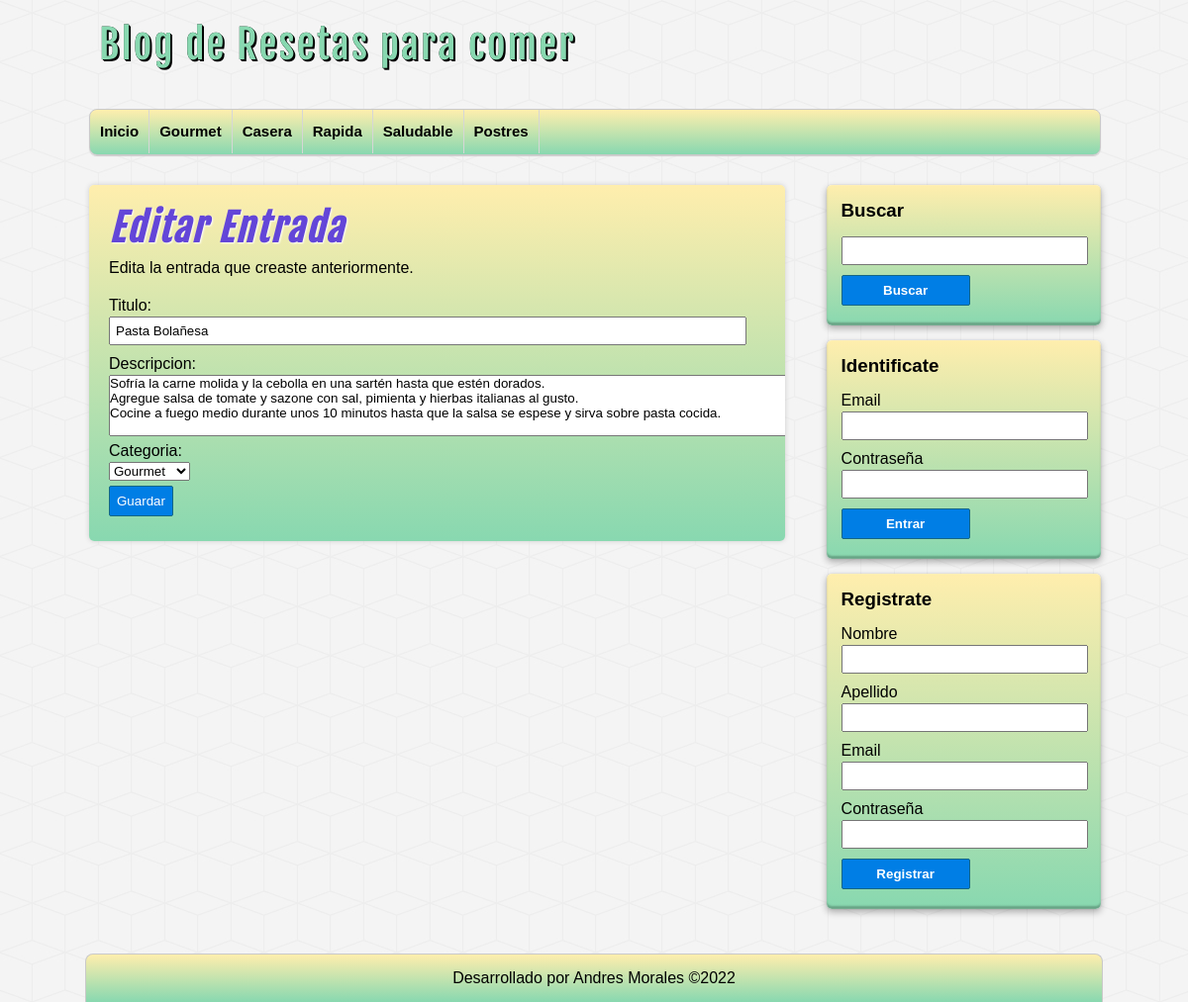
The app's page /editar-entrada.php?id=21 with its own data.
### tables this page shows
CREATE TABLE IF NOT EXISTS `categorias` (
  `id` int NOT NULL AUTO_INCREMENT,
  `nombre` varchar(100) DEFAULT NULL,
  PRIMARY KEY (`id`)
);

CREATE TABLE IF NOT EXISTS `entradas` (
  `id` int NOT NULL AUTO_INCREMENT,
  `usuario_id` int NOT NULL,
  `categoria_id` int NOT NULL,
  `titulo` varchar(255) NOT NULL,
  `descripcion` mediumtext,
  `fecha` date NOT NULL,
  PRIMARY KEY (`id`),
  KEY `fk_entrada_usuario` (`usuario_id`),
  KEY `fk_entrada_categoria` (`categoria_id`)
);

### includes/helpers.php (called while the page is built, shortened)
<?php
function conseguirCategorias($conexion)
{
	$sql = "SELECT * FROM categorias ORDER BY id ASC;";
	$categorias = mysqli_query($conexion, $sql);
	$resultado = array();
	if ($categorias && mysqli_num_rows($categorias) >= 1) {
		$resultado = $categorias;
	}
	return $resultado;
}
function conseguirEntrada($conexion, $id)
{
	$sql = "SELECT e.*, c.nombre AS 'categoria', CONCAT(u.nombre, ' ', u.apellidos) AS usuario " .
		"FROM entradas e " .
		"INNER JOIN categorias c ON e.categoria_id = c.id " .
		"INNER JOIN usuarios u ON e.usuario_id = u.id " .
		"WHERE e.id = $id";
	$entrada = mysqli_query($conexion, $sql);
	$resultado = array();
	if ($entrada && mysqli_num_rows($entrada) >= 1) {
		$resultado = mysqli_fetch_assoc($entrada);
	}
	return $resultado;
}

### editar-entrada.php (the view, shortened to what this page needs)
<?php require_once 'includes/conexion.php'; ?>
<?php require_once 'includes/helpers.php'; ?>
<?php
$entrada_editar = conseguirEntrada($db, $_GET['id']);
?>
<?php require_once 'includes/header.php'; ?>
<?php require_once 'includes/sidebar.php'; ?>
<div id="principal">
  <h1>Editar Entrada</h1>
  <p>
    Edita la entrada que creaste anteriormente.
  </p>
  <br>
  <form action="actions/guardar-entrada.php?editar=<?= $entrada_editar['id'] ?>" method="POST">
    <label>Titulo:</label>
    <input type="text" name="titulo" value="<?= $entrada_editar['titulo'] ?>">
    <label>Descripcion:</label>
    <textarea rows="4" cols="99" name="descripcion"><?= $entrada_editar['descripcion'] ?></textarea>
    <label>Categoria:</label>
    <select name="categoria">
      <?php
      $categorias = conseguirCategorias($db);
      if (!empty($categorias)) :
        while ($categoria = mysqli_fetch_assoc($categorias)) :
      ?>
          <option value="<?= $categoria['id'] ?>" <?= ($categoria['id'] == $entrada_editar['categoria_id'] ? 'selected="selected"' : '') ?>>
            <?= $categoria['nombre'] ?>
          </option>
      <?php
        endwhile;
      endif;
      ?>
    </select>
    <input type="submit" value="Guardar">
  </form>
</div>
<?php require_once 'includes/footer.php'; ?>

### includes/header.php (shortened to what this page needs)
<?php require_once 'conexion.php'; ?>
<?php require_once 'includes/helpers.php'; ?>
<!DOCTYPE html>
<html lang="es">
<head>
    <link rel="stylesheet" href="assets/css/style.css">
</head>
<body>
    <header id="cabecera">
        <div id="logo">
            <a href="index.php">
                Blog de Resetas para comer
            </a>
        </div>
        <nav id="menu">
            <ul>
                <li>
                    <a href="index.php">Inicio</a>
                </li>
                <?php
                $categorias = conseguirCategorias($db);
                if (!empty($categorias)) :
                    while ($categoria = mysqli_fetch_assoc($categorias)) :
                ?>
                        <li>
                            <a href="categoria.php?id=<?= $categoria['id'] ?>"><?= $categoria['nombre'] ?></a>
                        </li>
                <?php
                    endwhile;
                endif;
                ?>
            </ul>
        </nav>
    </header>
    <div id="contenedor">

### assets/css/style.css (style rules this page uses)
* { margin: 0px; padding: 0px; font-family: sans-serif, Helvetica, Arial; text-decoration: none; }
body { background: url(../img/cubes.png) #f4f4f4; }
#cabecera { width: 85%; height: auto; background: transparent; margin: 0px auto; }
#logo { float: left; width: 540px; height: 110px; }
#logo a { font-family: "fajala", Helvetica; font-size: 40px; letter-spacing: 2px; color: #88d8b0; text-shadow: 0px 0px 0px black, 1px 1px 0px black, 2px 2px 0px black; transition: all 500ms; line-height: 90px; margin-left: 10px; }
#menu { clear: both; width: 100%; height: 45px; background: linear-gradient(to bottom, #ffeead 0px, #88d8b0 100%); border: 1px solid #c9c9c9; border-radius: 8px; box-shadow: 0px 1px 1px #ccc; overflow: hidden; }
#menu ul { list-style: none; }
#menu ul li { float: left; line-height: 44px; border-right: 1px solid #d6d6d6; }
#menu ul li a { display: block; padding-left: 10px; padding-right: 10px; font-size: 15px; font-weight: bold; color: #000000; }
#contenedor { width: 85%; height: auto; margin: 0px auto; margin-top: 30px; margin-bottom: 30px; }
label, input[type="text"], input[type="email"], input[type="password"] { display: block; width: 95%; margin-top: 2px; margin-bottom: 2px; }
input[type="text"], input[type="email"], input[type="password"] { padding: 5px; margin-bottom: 10px; }
input[type="button"], input[type="submit"], .boton { margin-top: 5px; margin-bottom: 5px; display: block; border-radius: 2px; color: white; background: #007ee5; border: 1px solid #156785; cursor: pointer; padding: 7px; }
#principal { float: left; width: 65%; min-height: min-content; margin-bottom: 35px; background: linear-gradient(to bottom, #ffeead 0px, #88d8b0 100%); color: #000000; border-radius: 5px; box-shadow: 0px 0px 5px #ccc; padding: 20px; overflow: hidden; }
#principal h1 { font-size: 38px; font-style: oblique; color: #6346d8; letter-spacing: 2px; text-shadow: 1px 1px 2px #fff; font-family: "fajala"; }
#principal p { margin-top: 8px; }

### records on screen
categorias: nombre "Gourmet"
categorias: nombre "Casera"
categorias: nombre "Rapida"
categorias: nombre "Saludable"
categorias: nombre "Postres"
entradas: titulo "Pasta Bolañesa", descripcion "Sofría la carne molida y la cebolla en una sartén hasta que estén dorados. Agregue salsa de tomate y sazone con sal, pimienta y hierbas italianas al gusto. Cocine a fuego medio durante unos 10 minutos hasta que la salsa se espese y sirva sobre pasta cocida.", categoria "Gourmet"
